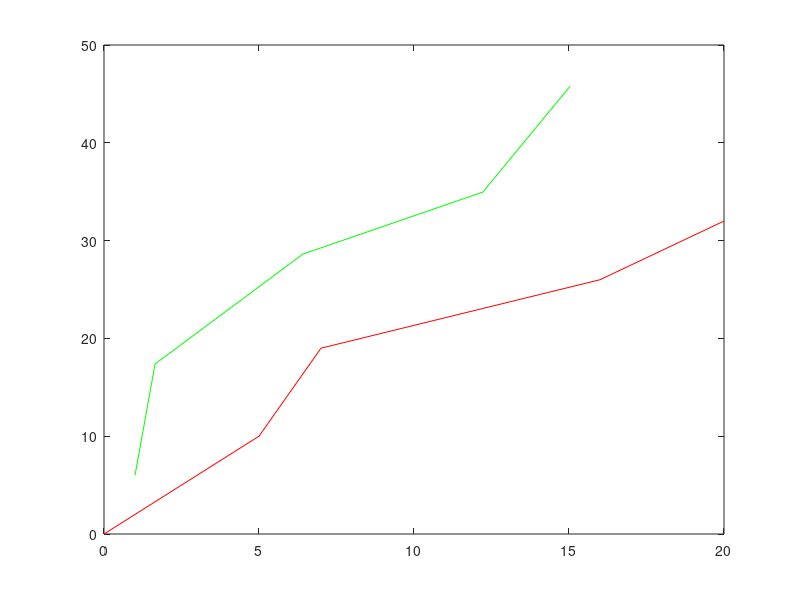

This figure's MATLAB source:
%% trajectory generation
clear all;
close all;
% generate robot1 local trajectory
pose_robot1 = [0 5 7 16 20;
               0 10 19 26 32;];
angle_robot1 = [0 pi/3 pi/2 pi/4 pi/6];
plot(pose_robot1(1,:),pose_robot1(2,:),'r')
hold on;
% generate robot1 global trajectory
global_pose_robot1 = pose_robot1;

% generate robot2 local trajectory
pose_robot2 = [0 3 10 17 22;
               0 11 21 26 36;];
angle_robot2 = [0 pi/4 pi/5 pi/6 pi/3];
% plot(pose_robot2(1,:),pose_robot2(2,:),'y')

% translation from robot2's frame to robot1's frame
translation = [1; 6];
true_angle = atan(translation(2)/translation(1));

% rotation from robot2's frame to robot1's frame
% Coordinate system 2 rotates pi / 8 clockwise relative to coordinate system 1;
rotation_angle = pi/15;
rotation_matrix = [cos(rotation_angle) -sin(rotation_angle);
                   sin(rotation_angle) cos(rotation_angle)];

% generate global_pose_robot2
global_pose_robot2 = zeros(2,5);
for n = 1:5
    global_pose_robot2(:,n) = rotation_matrix*pose_robot2(:,n);
end
% plot(global_pose_robot2(1,:),global_pose_robot2(2,:),'r')

for n = 1:5
    global_pose_robot2(:,n) = global_pose_robot2(:,n) + translation;
end
plot(global_pose_robot2(1,:),global_pose_robot2(2,:),'g')

% compute distance
distance = zeros(1,5);

for n = 1:5
    tmp_distance = global_pose_robot1(:,n) - global_pose_robot2(:,n);
    distance(1,n) = norm(tmp_distance);
end

%% 
A = zeros(4,7);
for n =  2:5
    A(n-1,1) = pose_robot1(2,n)*pose_robot2(2,n)+pose_robot1(1,n)*pose_robot2(1,n);
    A(n-1,2) = pose_robot1(2,n)*pose_robot2(1,n)-pose_robot1(1,n)*pose_robot2(2,n);
    A(n-1,3) = distance(1,1)*pose_robot1(1,n);
    A(n-1,4) = distance(1,1)*pose_robot1(2,n);
    A(n-1,5) = -distance(1,1)*pose_robot2(1,n);
    A(n-1,6) = -distance(1,1)*pose_robot2(2,n);
    A(n-1,7) = 0.5*(distance(1,n)*distance(1,n)-distance(1,1)*distance(1,1)-transpose(pose_robot2(:,n))*pose_robot2(:,n)-transpose(pose_robot1(:,n))*pose_robot1(:,n));
end

% compute nullspace of A
N = null(A);
r = N(:,1);
s = N(:,2);
t = N(:,3);

% compute e
e1 = r(1)-r(7)*t(1)/t(7);
e2 = s(1)-s(7)*t(1)/t(7);
e3 = t(1)/t(7);
e4 = r(2)-r(7)*t(2)/t(7);
e5 = s(2)-s(7)*t(2)/t(7);
e6 = t(2)/t(7);

e7 = r(3)-r(7)*t(3)/t(7);
e8 = s(3)-s(7)*t(3)/t(7);
e9 = t(3)/t(7);
e10 = r(4)-r(7)*t(4)/t(7);
e11 = s(4)-s(7)*t(4)/t(7);
e12 = t(4)/t(7);

e13 = r(5)-r(7)*t(5)/t(7);
e14 = s(5)-s(7)*t(5)/t(7);
e15 = t(5)/t(7);
e16 = r(6)-r(7)*t(6)/t(7);
e17 = s(6)-s(7)*t(6)/t(7);
e18 = t(6)/t(7);

% compute beta
Beta = zeros(5,5);
Beta(1,1) = e1*e1 + e4*e4;
Beta(1,2) = e2*e2 + e5*e5;
Beta(1,3) = 2*(e1*e2 + e4*e5);
Beta(1,4) = 2*(e1*e3 + e4*e6);
Beta(1,5) = 2*(e2*e3 + e5*e6);

Beta(2,1) = e7*e7 + e10*e10;
Beta(2,2) = e8*e8 + e11*e11;
Beta(2,3) = 2*(e7*e8 + e10*e11);
Beta(2,4) = 2*(e7*e9 + e10*e12);
Beta(2,5) = 2*(e8*e9 + e11*e12);

Beta(3,1) = e13*e13 + e16*e16;
Beta(3,2) = e14*e14 + e17*e17;
Beta(3,3) = 2*(e13*e14 + e16*e17);
Beta(3,4) = 2*(e13*e15 + e16*e18);
Beta(3,5) = 2*(e14*e15 + e17*e18);

Beta(4,1) = e1*e7 + e4*e10;
Beta(4,2) = e2*e8 + e5*e11;
Beta(4,3) = e1*e8 + e2*e7 + e4*e11 + e5*e10;
Beta(4,4) = e1*e9 + e3*e7 + e4*e12 + e6*e10 - e13;
Beta(4,5) = e2*e9 + e3*e8 + e5*e12 + e6*e11 - e14;

Beta(5,1) = e1*e10 - e4*e7; 
Beta(5,2) = e2*e11 - e5*e8;
Beta(5,3) = e1*e11 + e2*e10 - e4*e8 - e5*e7;
Beta(5,4) = e1*e12 + e3*e10 - e4*e9 - e6*e7 - e16;
Beta(5,5) = e2*e12 + e3*e11 - e5*e9 - e6*e8 - e17;

% compute F
F = zeros(5,1);
F(1) = 1 - e3*e3 - e6*e6;
F(2) = 1 - e9*e9 - e12*e12;
F(3) = 1 - e15*e15 - e18*e18;
F(4) = e15 - e3*e9 - e6*e12;
F(5) = e18 - e3*e12 + e6*e9;

% compute y
y = Beta\F;

%compute lamda
lamda1 = y(4);
lamda2 = y(5);
lamda3 = (1 - lamda1*r(7) - lamda2*s(7))/t(7);

%compute x
x = lamda1*r+lamda2*s+lamda3*t;

% compute result
theta = asin(x(4));
phi = asin(x(2));
res_trans = [distance(1)*cos(theta) distance(1)*sin(theta)];